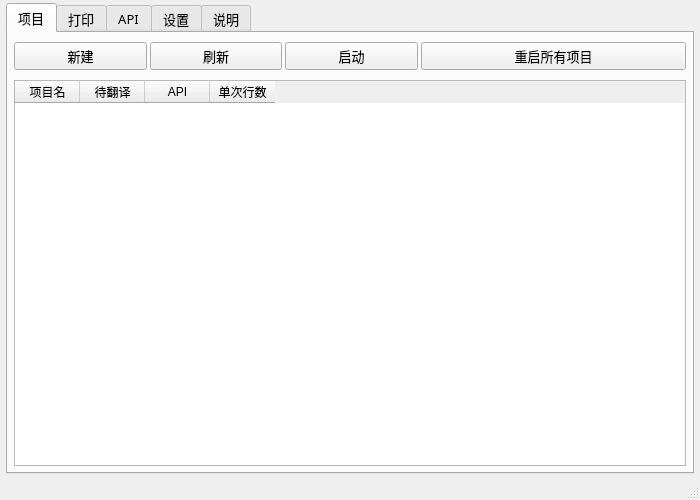
<?xml version="1.0" encoding="UTF-8"?>
<ui version="4.0">
 <class>TransManager</class>
 <widget class="QMainWindow" name="TransManager">
  <property name="geometry">
   <rect>
    <x>0</x>
    <y>0</y>
    <width>700</width>
    <height>500</height>
   </rect>
  </property>
  <property name="minimumSize">
   <size>
    <width>700</width>
    <height>500</height>
   </size>
  </property>
  <property name="font">
   <font>
    <family>微软雅黑</family>
    <pointsize>10</pointsize>
   </font>
  </property>
  <property name="windowTitle">
   <string>TransManager</string>
  </property>
  <widget class="QWidget" name="centralwidget">
   <layout class="QVBoxLayout" name="verticalLayout_3">
    <property name="leftMargin">
     <number>6</number>
    </property>
    <property name="topMargin">
     <number>3</number>
    </property>
    <property name="rightMargin">
     <number>6</number>
    </property>
    <property name="bottomMargin">
     <number>3</number>
    </property>
    <item>
     <widget class="QTabWidget" name="mainTabs">
      <property name="font">
       <font>
        <family>微软雅黑</family>
        <pointsize>10</pointsize>
        <weight>50</weight>
        <bold>false</bold>
       </font>
      </property>
      <property name="currentIndex">
       <number>0</number>
      </property>
      <widget class="QWidget" name="projsTab">
       <attribute name="title">
        <string>项目</string>
       </attribute>
       <layout class="QVBoxLayout" name="verticalLayout" stretch="0,5">
        <property name="spacing">
         <number>1</number>
        </property>
        <property name="leftMargin">
         <number>3</number>
        </property>
        <property name="topMargin">
         <number>3</number>
        </property>
        <property name="rightMargin">
         <number>3</number>
        </property>
        <property name="bottomMargin">
         <number>3</number>
        </property>
        <item>
         <widget class="QWidget" name="widget" native="true">
          <layout class="QHBoxLayout" name="horizontalLayout_3" stretch="2,2,2,4">
           <property name="spacing">
            <number>3</number>
           </property>
           <property name="leftMargin">
            <number>3</number>
           </property>
           <property name="topMargin">
            <number>6</number>
           </property>
           <property name="rightMargin">
            <number>3</number>
           </property>
           <property name="bottomMargin">
            <number>6</number>
           </property>
           <item>
            <widget class="QPushButton" name="createButton">
             <property name="text">
              <string>新建</string>
             </property>
            </widget>
           </item>
           <item>
            <widget class="QPushButton" name="refreshButton">
             <property name="text">
              <string>刷新</string>
             </property>
            </widget>
           </item>
           <item>
            <widget class="QPushButton" name="startButton">
             <property name="text">
              <string>启动</string>
             </property>
            </widget>
           </item>
           <item>
            <widget class="QPushButton" name="startAllButton">
             <property name="text">
              <string>重启所有项目</string>
             </property>
            </widget>
           </item>
          </layout>
         </widget>
        </item>
        <item>
         <widget class="QWidget" name="widget_2" native="true">
          <layout class="QHBoxLayout" name="horizontalLayout_4">
           <property name="spacing">
            <number>3</number>
           </property>
           <property name="leftMargin">
            <number>3</number>
           </property>
           <property name="topMargin">
            <number>3</number>
           </property>
           <property name="rightMargin">
            <number>3</number>
           </property>
           <property name="bottomMargin">
            <number>3</number>
           </property>
           <item>
            <widget class="QTableWidget" name="projTable">
             <attribute name="horizontalHeaderCascadingSectionResizes">
              <bool>false</bool>
             </attribute>
             <attribute name="horizontalHeaderDefaultSectionSize">
              <number>65</number>
             </attribute>
             <column>
              <property name="text">
               <string>项目名</string>
              </property>
             </column>
             <column>
              <property name="text">
               <string>待翻译</string>
              </property>
             </column>
             <column>
              <property name="text">
               <string>API</string>
              </property>
             </column>
             <column>
              <property name="text">
               <string>单次行数</string>
              </property>
             </column>
            </widget>
           </item>
          </layout>
         </widget>
        </item>
       </layout>
      </widget>
      <widget class="QWidget" name="printTab">
       <attribute name="title">
        <string>打印</string>
       </attribute>
       <layout class="QVBoxLayout" name="verticalLayout_5">
        <property name="spacing">
         <number>0</number>
        </property>
        <property name="leftMargin">
         <number>0</number>
        </property>
        <property name="topMargin">
         <number>0</number>
        </property>
        <property name="rightMargin">
         <number>0</number>
        </property>
        <property name="bottomMargin">
         <number>0</number>
        </property>
        <item>
         <widget class="QMdiArea" name="printMdi">
          <widget class="QWidget" name="subwindow">
           <property name="windowTitle">
            <string>子窗口</string>
           </property>
          </widget>
         </widget>
        </item>
       </layout>
      </widget>
      <widget class="QWidget" name="apiTab">
       <attribute name="title">
        <string>API</string>
       </attribute>
       <layout class="QVBoxLayout" name="verticalLayout_6">
        <property name="spacing">
         <number>6</number>
        </property>
        <property name="leftMargin">
         <number>6</number>
        </property>
        <property name="topMargin">
         <number>6</number>
        </property>
        <property name="rightMargin">
         <number>6</number>
        </property>
        <property name="bottomMargin">
         <number>6</number>
        </property>
        <item>
         <widget class="QTableWidget" name="apiTable">
          <attribute name="horizontalHeaderDefaultSectionSize">
           <number>60</number>
          </attribute>
          <column>
           <property name="text">
            <string>序号</string>
           </property>
          </column>
          <column>
           <property name="text">
            <string>KEY</string>
           </property>
          </column>
          <column>
           <property name="text">
            <string>URL</string>
           </property>
          </column>
         </widget>
        </item>
        <item>
         <widget class="QWidget" name="widget_4" native="true">
          <layout class="QHBoxLayout" name="horizontalLayout_7">
           <property name="spacing">
            <number>6</number>
           </property>
           <property name="leftMargin">
            <number>0</number>
           </property>
           <property name="topMargin">
            <number>2</number>
           </property>
           <property name="rightMargin">
            <number>0</number>
           </property>
           <property name="bottomMargin">
            <number>0</number>
           </property>
           <item>
            <widget class="QPushButton" name="newApiButton">
             <property name="text">
              <string>新建</string>
             </property>
            </widget>
           </item>
           <item>
            <widget class="QPushButton" name="saveApiButton">
             <property name="text">
              <string>保存</string>
             </property>
            </widget>
           </item>
          </layout>
         </widget>
        </item>
       </layout>
      </widget>
      <widget class="QWidget" name="settingTab">
       <attribute name="title">
        <string>设置</string>
       </attribute>
       <layout class="QVBoxLayout" name="verticalLayout_4">
        <property name="spacing">
         <number>1</number>
        </property>
        <property name="leftMargin">
         <number>6</number>
        </property>
        <property name="topMargin">
         <number>3</number>
        </property>
        <property name="rightMargin">
         <number>6</number>
        </property>
        <property name="bottomMargin">
         <number>3</number>
        </property>
        <item>
         <widget class="QGroupBox" name="groupBox">
          <property name="title">
           <string>项目目录</string>
          </property>
          <layout class="QHBoxLayout" name="horizontalLayout">
           <property name="spacing">
            <number>6</number>
           </property>
           <property name="leftMargin">
            <number>6</number>
           </property>
           <property name="topMargin">
            <number>0</number>
           </property>
           <property name="rightMargin">
            <number>6</number>
           </property>
           <property name="bottomMargin">
            <number>6</number>
           </property>
           <item>
            <widget class="QLineEdit" name="workpathEdit">
             <property name="enabled">
              <bool>true</bool>
             </property>
             <property name="acceptDrops">
              <bool>true</bool>
             </property>
             <property name="text">
              <string/>
             </property>
             <property name="readOnly">
              <bool>true</bool>
             </property>
            </widget>
           </item>
           <item>
            <widget class="QPushButton" name="workpathButton">
             <property name="text">
              <string>选择文件夹</string>
             </property>
            </widget>
           </item>
          </layout>
         </widget>
        </item>
        <item>
         <widget class="QGroupBox" name="groupBox_2">
          <property name="title">
           <string>运行命令</string>
          </property>
          <layout class="QHBoxLayout" name="horizontalLayout_2">
           <property name="leftMargin">
            <number>6</number>
           </property>
           <property name="topMargin">
            <number>0</number>
           </property>
           <property name="rightMargin">
            <number>6</number>
           </property>
           <property name="bottomMargin">
            <number>6</number>
           </property>
           <item>
            <widget class="QComboBox" name="tooltypeBox">
             <item>
              <property name="text">
               <string>GalTransl</string>
              </property>
             </item>
             <item>
              <property name="text">
               <string>Any</string>
              </property>
             </item>
            </widget>
           </item>
           <item>
            <widget class="QLineEdit" name="preCmdEdit">
             <property name="readOnly">
              <bool>false</bool>
             </property>
            </widget>
           </item>
           <item>
            <widget class="QPushButton" name="toolpathButton">
             <property name="text">
              <string>选择工具</string>
             </property>
            </widget>
           </item>
          </layout>
         </widget>
        </item>
        <item>
         <widget class="QWidget" name="widget_3" native="true">
          <layout class="QHBoxLayout" name="horizontalLayout_5" stretch="0,5">
           <property name="leftMargin">
            <number>0</number>
           </property>
           <property name="topMargin">
            <number>0</number>
           </property>
           <property name="rightMargin">
            <number>0</number>
           </property>
           <property name="bottomMargin">
            <number>0</number>
           </property>
           <item>
            <widget class="QGroupBox" name="groupBox_3">
             <property name="title">
              <string>打印编码</string>
             </property>
             <layout class="QHBoxLayout" name="horizontalLayout_6">
              <property name="leftMargin">
               <number>6</number>
              </property>
              <property name="topMargin">
               <number>0</number>
              </property>
              <property name="rightMargin">
               <number>6</number>
              </property>
              <property name="bottomMargin">
               <number>6</number>
              </property>
              <item>
               <widget class="QLineEdit" name="printEncodeEdit">
                <property name="text">
                 <string/>
                </property>
               </widget>
              </item>
             </layout>
            </widget>
           </item>
           <item>
            <spacer name="horizontalSpacer">
             <property name="orientation">
              <enum>Qt::Horizontal</enum>
             </property>
             <property name="sizeHint" stdset="0">
              <size>
               <width>40</width>
               <height>20</height>
              </size>
             </property>
            </spacer>
           </item>
          </layout>
         </widget>
        </item>
        <item>
         <widget class="QWidget" name="widget_5" native="true">
          <layout class="QHBoxLayout" name="horizontalLayout_8" stretch="0,0">
           <property name="leftMargin">
            <number>6</number>
           </property>
           <property name="topMargin">
            <number>6</number>
           </property>
           <property name="rightMargin">
            <number>6</number>
           </property>
           <property name="bottomMargin">
            <number>6</number>
           </property>
           <item>
            <widget class="QPushButton" name="clearProjsButton">
             <property name="text">
              <string>  清理子项目文件  </string>
             </property>
            </widget>
           </item>
           <item>
            <spacer name="horizontalSpacer_2">
             <property name="orientation">
              <enum>Qt::Horizontal</enum>
             </property>
             <property name="sizeHint" stdset="0">
              <size>
               <width>40</width>
               <height>20</height>
              </size>
             </property>
            </spacer>
           </item>
          </layout>
         </widget>
        </item>
        <item>
         <spacer name="verticalSpacer">
          <property name="orientation">
           <enum>Qt::Vertical</enum>
          </property>
          <property name="sizeHint" stdset="0">
           <size>
            <width>20</width>
            <height>40</height>
           </size>
          </property>
         </spacer>
        </item>
       </layout>
      </widget>
      <widget class="QWidget" name="tab_3">
       <attribute name="title">
        <string>说明</string>
       </attribute>
       <layout class="QVBoxLayout" name="verticalLayout_2">
        <property name="leftMargin">
         <number>6</number>
        </property>
        <property name="topMargin">
         <number>6</number>
        </property>
        <property name="rightMargin">
         <number>6</number>
        </property>
        <property name="bottomMargin">
         <number>6</number>
        </property>
        <item>
         <widget class="QTextBrowser" name="textBrowser"/>
        </item>
       </layout>
      </widget>
     </widget>
    </item>
   </layout>
  </widget>
  <widget class="QStatusBar" name="statusbar">
   <property name="font">
    <font>
     <family>微软雅黑</family>
     <pointsize>10</pointsize>
    </font>
   </property>
  </widget>
 </widget>
 <resources/>
 <connections/>
</ui>
